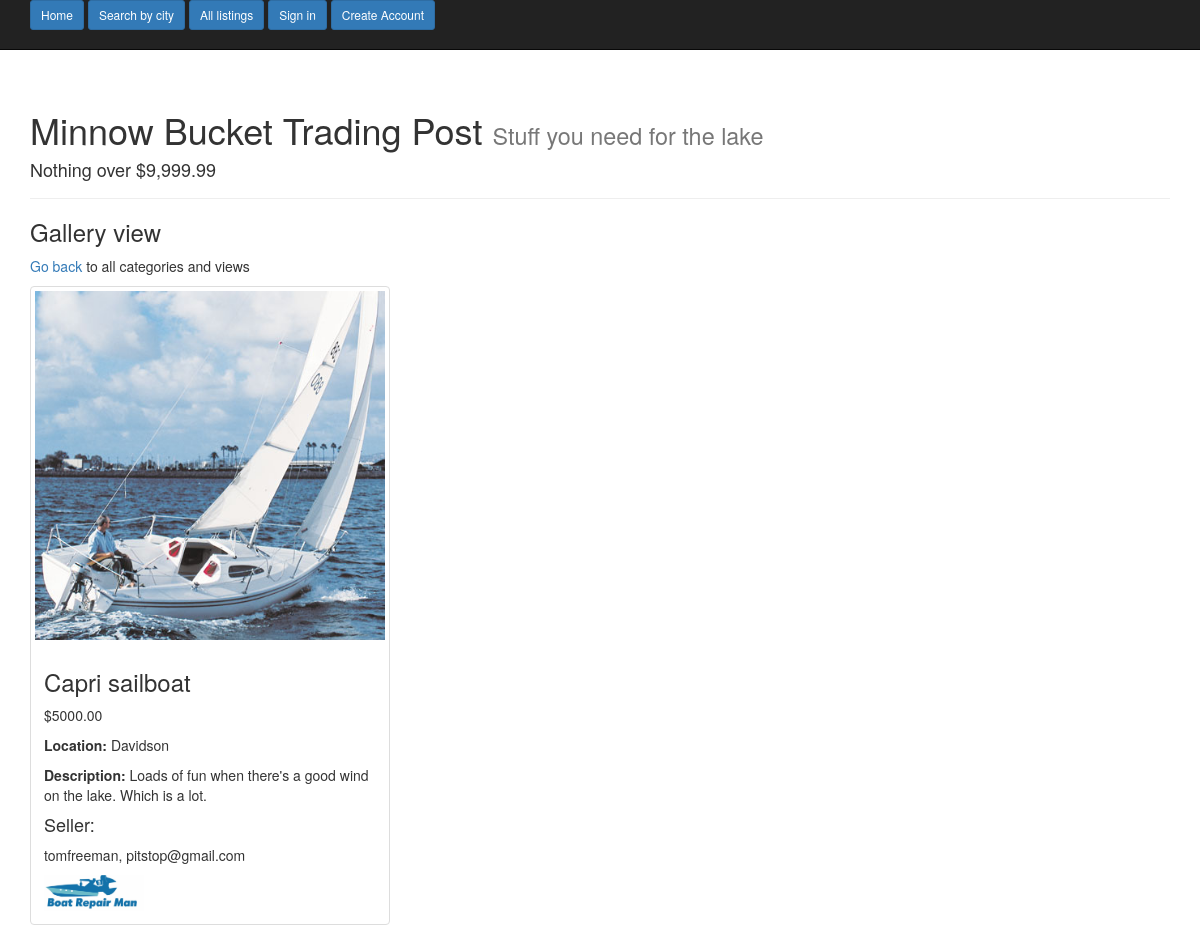
Page /category/6/gallery/ on the earlier database version.
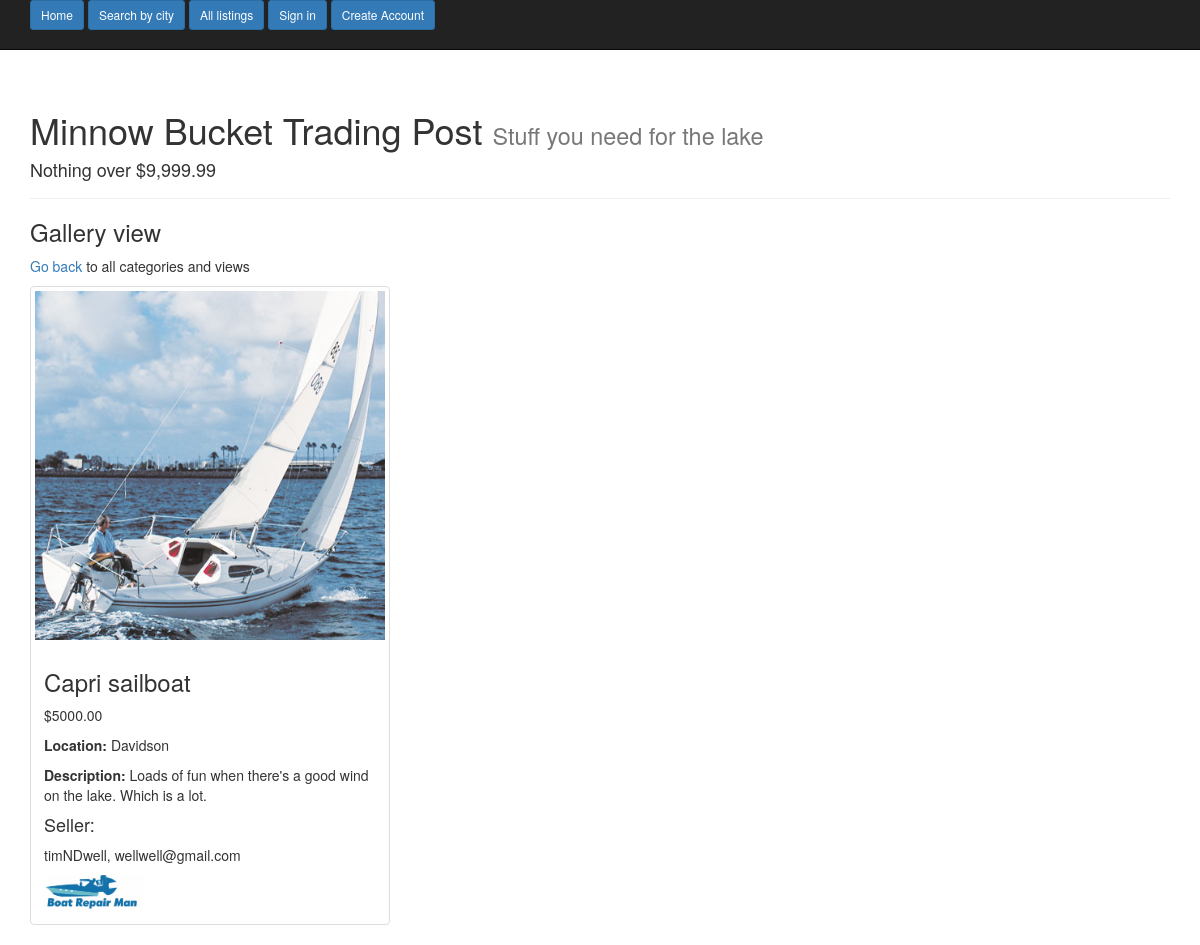
Same page on the later database version.
### main_app/models.py (models this page shows, shortened)
class Listing(models.Model):
    title = models.CharField(max_length=40)
    description = models.TextField()
    price = models.DecimalField(max_digits=6, decimal_places=2)
    photo = models.ImageField(upload_to='listing_photos', null=True, blank=True, verbose_name='Upload a photo')
    city = models.ForeignKey(Location)
    seller = models.ForeignKey(User)
    created = models.DateTimeField(auto_now_add=True)
    pick_category = models.ForeignKey(Category)
    class Meta:
        ordering = ['-created']
    @property
    def photo_url(self):
        if self.photo:
            return self.photo.url
        return 'http://sport.ngmnexpo.com/cliparts/2015/02/1344144.jpg'

class Location(models.Model):
    city_choice = models.CharField(max_length=20)
    def __str__(self):
        return self.city_choice

class TraderProfile(models.Model):
    user = models.OneToOneField('auth.User')
    preferred_location = models.ForeignKey(Location, null=True, blank=True)
    primary_category = models.ForeignKey(Category, null=True, blank=True)
    email_address = models.EmailField(max_length=45, null=True, blank=True)
    logo = models.ImageField(upload_to='logo_images', null=True, blank=True, verbose_name='Upload a logo')
    @property
    def logo_url(self):
        if self.logo:
            return self.logo.url
        return 'http://static.tumblr.com/e7snt83/tU6m7t07k/pirate_patch2.jpg'

### main_app/views.py (the view)
# urls.py: url(r'^category/(?P<subpk>\d+)/gallery/$', SubCatGalleryView.as_view(), name='subcat_gallery_view'),
class SubCatGalleryView(SubCatListView):
    template_name = 'gallery.html'

### main_app/views.py (called while the page is built)
    def get_queryset(self, **kwargs):
        sub_cat = self.kwargs.get('subpk', None)
        return Listing.objects.filter(pick_category=sub_cat)

### templates/gallery.html
{% extends "base.html" %}
{% block content %}
<h3>Gallery view</h3>
<p> <a href="{% url 'index_view' %}">Go back</a> to all categories and views </p>
    <div class="row">
      {% for object in object_list %}
        <div class="col-sm-6 col-md-4">
            <div class="thumbnail">
              <img src="{{ object.photo_url }}" alt="">
              <div class="caption">
                <h3>{{ object.title }}</h3>
                  <p>${{ object.price }}</p>
                  <p><strong>Location:</strong> {{ object.city }}</p>
                  <p><strong>Description:</strong> {{ object.description }}</p>
                  <h4>Seller:</h4>
                  <p> {{ object.seller }}, {{ object.seller.traderprofile.email_address }}</p>
                  <img class='logo' src="{{ object.seller.traderprofile.logo_url }}" alt="" />
              </div>
            </div>
          </div>
      {% endfor %}
    </div>
{% endblock %}

### templates/base.html (shortened to what this page needs)
{% load staticfiles %}
<!DOCTYPE html>
<html>
  <head>
    <link rel="stylesheet" href="{% static 'main_app/css/bootstrap.css' %}" media="screen" title="bootstrap" charset="utf-8">
    <link rel="stylesheet" href="{% static 'main_app/css/main.css' %}" >
  </head>
  <body>
    <nav class="navbar navbar-inverse navbar-static-top">
        <div class="container">
              <a class="btn btn-primary btn-sm" href="{% url 'index_view' %}">Home</a>
              <a class="btn btn-primary btn-sm" href="{% url 'city_list_view' %}">Search by city</a>
              <a class="btn btn-primary btn-sm" href="{% url 'full_list_view' %}">All listings</a>
            {% if request.user.is_authenticated %}
              <a class="btn btn-primary btn-sm" href="{% url 'listing_create_view' %}">Create listing</a>
              <a class="btn btn-primary btn-sm" href="{% url 'logout' %}?next=/">Logout</a>
              <a class="btn btn-primary btn-sm" href="{% url 'account_profile_view' %}">My listings</a>
              <a class="btn btn-primary btn-sm" href="{% url 'trader_profile_update_view' %}">Update Profile</a>
              <p class="navbar-text navbar-right">Signed in as <a href="#" class="navbar-link">{{ request.user }}</a></p>
            {% else %}
              <a class="btn btn-primary btn-sm" href="{% url 'login' %}">Sign in</a>
              <a class="btn btn-primary btn-sm" href="{% url 'create_account_view' %}">Create Account</a>
            {% endif %}
        </div>
    </nav>
    <div class='container'>
    <div class="page-header">
      <h1>Minnow Bucket Trading Post <small>Stuff you need for the lake</small></h1>
      <h4>Nothing over $9,999.99</h4>
    </div>
    {% block content %}{% endblock %}
    </div>
  </body>
</html>

### main_app/static/main_app/css/main.css (style rules this page uses)
.logo { width: 100px; height: auto }

Differences in the rows shown:
changed through a linked row, Listing "Capri sailboat": seller "tomfreeman" → "timNDwell"; seller.traderprofile.email_address "pitstop@gmail.com" → "wellwell@gmail.com"
